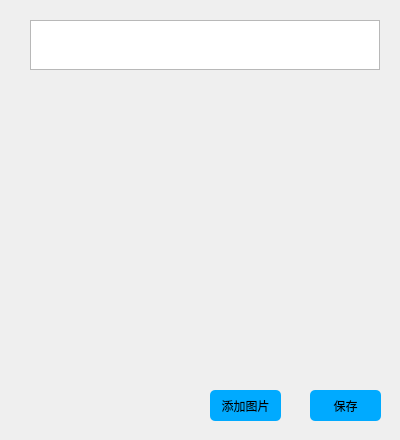
<?xml version="1.0" encoding="UTF-8"?>
<ui version="4.0">
 <class>person</class>
 <widget class="QWidget" name="person">
  <property name="geometry">
   <rect>
    <x>0</x>
    <y>0</y>
    <width>400</width>
    <height>440</height>
   </rect>
  </property>
  <property name="windowTitle">
   <string>Form</string>
  </property>
  <property name="styleSheet">
   <string notr="true"/>
  </property>
  <widget class="QLabel" name="label">
   <property name="geometry">
    <rect>
     <x>30</x>
     <y>80</y>
     <width>350</width>
     <height>250</height>
    </rect>
   </property>
   <property name="text">
    <string/>
   </property>
  </widget>
  <widget class="QTextEdit" name="textEdit">
   <property name="geometry">
    <rect>
     <x>30</x>
     <y>20</y>
     <width>350</width>
     <height>50</height>
    </rect>
   </property>
   <property name="font">
    <font>
     <pointsize>12</pointsize>
    </font>
   </property>
   <property name="styleSheet">
    <string notr="true"/>
   </property>
  </widget>
  <widget class="QPushButton" name="pushButton">
   <property name="geometry">
    <rect>
     <x>210</x>
     <y>390</y>
     <width>71</width>
     <height>31</height>
    </rect>
   </property>
   <property name="styleSheet">
    <string notr="true">QPushButton:!hover
{
border-radius: 5px;
background-color:rgb(0, 170, 255);
}
QPushButton:hover
{
border-radius: 5px;
background-color: rgb(85, 170, 255);
}
QPushButton:pressed{
border-radius: 5px;
background-color: rgb(0, 130, 230);
}</string>
   </property>
   <property name="text">
    <string>添加图片</string>
   </property>
  </widget>
  <widget class="QPushButton" name="pushButton_2">
   <property name="geometry">
    <rect>
     <x>310</x>
     <y>390</y>
     <width>71</width>
     <height>31</height>
    </rect>
   </property>
   <property name="styleSheet">
    <string notr="true">QPushButton:!hover
{
border-radius: 5px;
background-color:rgb(0, 170, 255);
}
QPushButton:hover
{
border-radius: 5px;
background-color: rgb(85, 170, 255);
}
QPushButton:pressed{
border-radius: 5px;
background-color: rgb(0, 130, 230);
}</string>
   </property>
   <property name="text">
    <string>保存</string>
   </property>
  </widget>
 </widget>
 <resources/>
 <connections/>
</ui>
